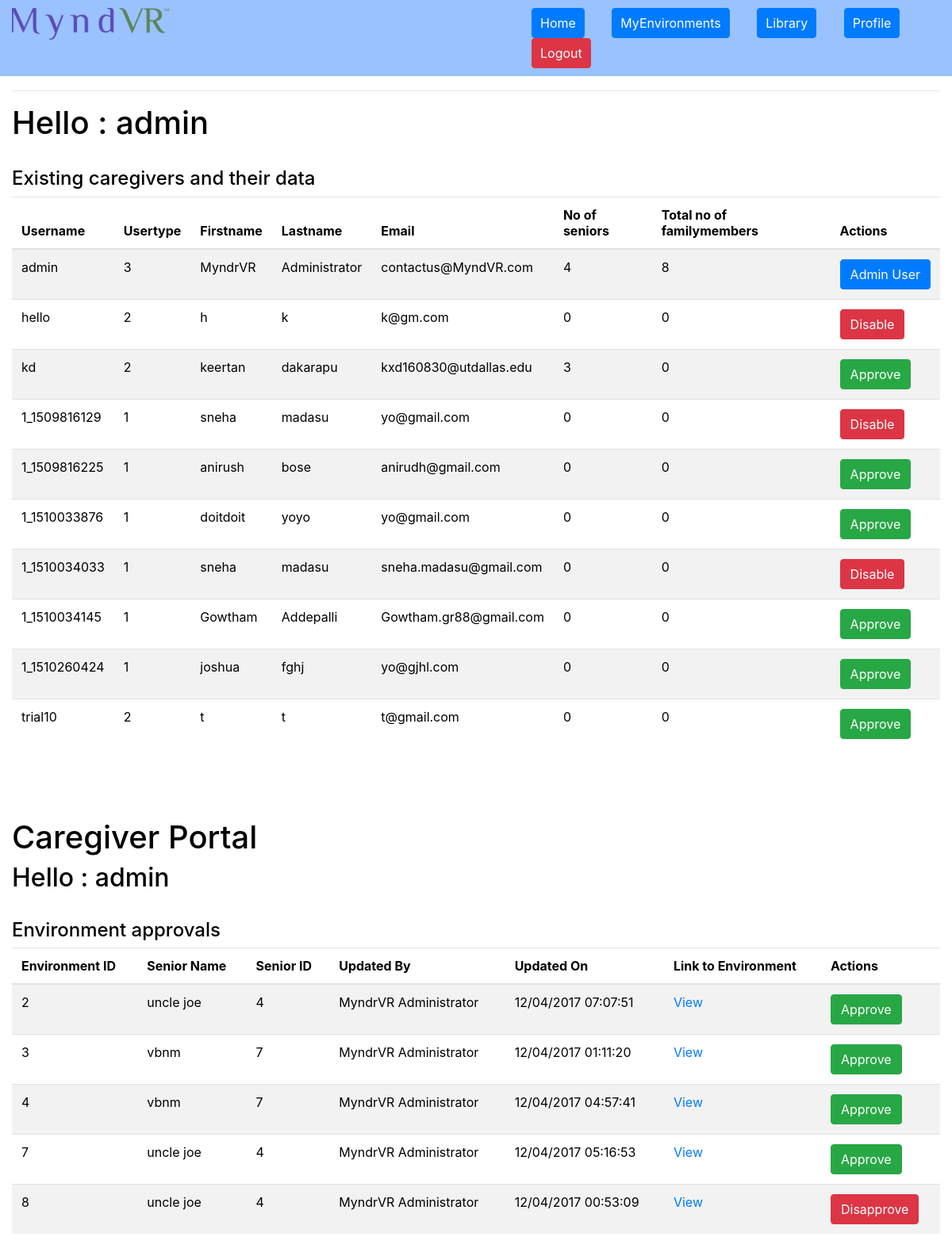
The page /index.php?pagetype=home (signed in) on the database its author committed.
### tables this page shows
CREATE TABLE `userlogin` (
  `user_id` int(4) NOT NULL,
  `username` varchar(150) NOT NULL,
  `password` varchar(150) NOT NULL,
  `usertype` int(2) NOT NULL,
  `token` varchar(200) DEFAULT '0',
  `lastlogin` varchar(100) NOT NULL DEFAULT '0',
  `flag` int(2) NOT NULL
);

CREATE TABLE `userdetails` (
  `user_id` int(4) NOT NULL,
  `username` varchar(100) NOT NULL,
  `firstname` varchar(150) NOT NULL,
  `lastname` varchar(150) NOT NULL,
  `email` varchar(200) NOT NULL,
  `createdon` varchar(100) NOT NULL
);

CREATE TABLE `env1` (
  `env_config_id` int(11) NOT NULL,
  `user_id` int(4) NOT NULL,
  `s_id` int(11) NOT NULL,
  `timestamp` varchar(100) NOT NULL,
  `flag` int(1) NOT NULL DEFAULT '0',
  `img_no` int(2) NOT NULL DEFAULT '8',
  `img_placeholder_1` int(5) NOT NULL DEFAULT '0',
  `img_placeholder_2` int(5) NOT NULL DEFAULT '0',
  `img_placeholder_3` int(5) NOT NULL DEFAULT '0',
  `img_placeholder_4` int(5) NOT NULL DEFAULT '0',
  `img_placeholder_5` int(5) NOT NULL DEFAULT '0',
  `img_placeholder_6` int(5) NOT NULL DEFAULT '0',
  `img_placeholder_7` int(5) NOT NULL DEFAULT '0',
  `img_placeholder_8` int(5) NOT NULL DEFAULT '0'
);

CREATE TABLE `seniors` (
  `s_id` int(11) NOT NULL,
  `user_id` int(6) NOT NULL,
  `profile` int(3) NOT NULL,
  `fullname` varchar(200) NOT NULL,
  `details` varchar(500) NOT NULL,
  `timestamp` varchar(100) NOT NULL,
  `flag` int(1) NOT NULL
);

### userauth.php (called while the page is built, shortened)
<?php
if(isset($_SESSION['username']))
{
$username = $_SESSION['username'];
$user_id = $_SESSION['user_id'];
}
else
{
	header('Location: index.php?pagetype=login');
}
	?>

### adminpage.php (the view)
<div class="col">
<h2>Admin Panel</h2><hr>
<h1>Hello
<?php echo ': '.$username;?></h1><br>
<div class="row">
	<h4>Existing caregivers and their data</h4>
	 <table class="table table-striped">
   <thead>
     <tr>
    <th>Username</th>
       <th>Usertype</th>
	<th>Firstname</th>
       <th>Lastname</th>
       <th>Email</th>
	<th>No of seniors</th>
	<th>Total no of familymembers</th>
	<th>Actions</th>
     </tr>
   </thead>
   <tbody>
 <?php
	$query = "Select * from userlogin natural join userdetails";
	$results = mysqli_query($con, $query);
	while($row = mysqli_fetch_array($results))
	{
		$dis_user_id = $row['user_id'];
		$dis_username = $row['username'];
		$dis_usertype = $row['usertype'];
		$dis_firstname = $row['firstname'];
		$dis_lastname = $row['lastname'];
		$dis_email = $row['email'];
		$flag = $row['flag'];
		$dis_seniorcount = 0;
		$dis_famcount = 0;
	$subquery = "Select 1 from seniors where user_id = $dis_user_id";
	$subresults = mysqli_query($con, $subquery);
	while($subrow = mysqli_fetch_array($subresults))
	{
		$dis_seniorcount = $dis_seniorcount + 1;
	}
	$subquery = "Select 1 from familymembers where user_id = $dis_user_id";
	$subresults = mysqli_query($con, $subquery);
	while($subrow = mysqli_fetch_array($subresults))
	{
		$dis_famcount = $dis_famcount + 1;
	}
  echo '
	<tr>';
	if($flag==0)
		echo '<td><i class="fa fa-circle statusred" aria-hidden="true"></i> '.$dis_username.'</td>';
    else
		echo '<td><i class="fa fa-circle statusgreen" aria-hidden="true"></i> '.$dis_username.'</td>';
	echo '<td>'.$dis_usertype.'</td>
	<td>'.$dis_firstname.'</td>
       <td>'.$dis_lastname.'</td>
       <td>'.$dis_email.'</td>
       <td>'.$dis_seniorcount.'</td>
       <td>'.$dis_famcount.'</td>';
	if($dis_usertype<3)
	{
	if($flag==0)
		echo '<td><a href="approve_backend.php?flag1='.$dis_user_id.'"><button data-id="'.$dis_user_id.'" class="btn btn-success adminapprove">Approve</button></a></td>';
	else
		echo '<td><a href="disapprove_backend.php?flag1='.$dis_user_id.'"><button data-id="'.$dis_user_id.'" class="btn btn-danger admindisable">Disable</button></a></td>';
	}
	else
	{
		echo '<td><button class="btn btn-primary">Admin User</button></td>';
	}
	echo '</tr>';
	}
    ?>
   </tbody>
 </table>
</div>
</div>

### caregiverpage.php (shortened to what this page needs)
<div class="col">
<br><br><br>
<h1>Caregiver Portal</h1>
<h2><?php echo 'Hello : '.$username;?></h2><br>
<div class="row">
	<h4>Environment approvals</h4>
	 <table class="table table-striped">
   <thead>
     <tr>
       <th>Environment ID</th>
    <th>Senior Name</th>
       <th>Senior ID</th>
	<th>Updated By</th>
       <th>Updated On</th>
	<th>Link to Environment</th>
	<th>Actions</th>
     </tr>
   </thead>
   <tbody>
 <?php
	$query = "SELECT * FROM environments where flag =1";
	$results = mysqli_query($con, $query);
	while($row = mysqli_fetch_array($results))
	{
		$tablename = $row['tablename'];
		$env_id = $row['env_id'];
		$subquery = "SELECT * FROM ".$tablename." WHERE user_id=$user_id and not flag = -2";
		$subresults = mysqli_query($con, $subquery);
		while($subrow = mysqli_fetch_array($subresults))
		{
			$dis_s_id = $subrow["s_id"];
			$dis_flag = $subrow["flag"];
			$dis_env_config_id = $subrow["env_config_id"];
			$dis_timestamp = $subrow["timestamp"];
			$dis_env_link = "index.php?pagetype=view&env_id=".$env_id."&env_config_id=".$dis_env_config_id;
			$subquery2 = "SELECT handler_id, timestamp from logfile where content_id = $dis_env_config_id order by timestamp desc limit 1";
			$subresults2 = mysqli_query($con, $subquery2);
			while($subrow2 = mysqli_fetch_array($subresults2))
			{
				$dis_handler_id = $subrow2["handler_id"];
			}
			$subquery2 = "SELECT fullname from seniors where s_id = $dis_s_id";
			$subresults2 = mysqli_query($con, $subquery2);
			while($subrow2 = mysqli_fetch_array($subresults2))
			{
				$dis_seniorname = $subrow2["fullname"];
			}
			$subquery2 = "SELECT firstname, lastname from userdetails where user_id = $dis_handler_id";
			$subresults2 = mysqli_query($con, $subquery2);
			while($subrow2 = mysqli_fetch_array($subresults2))
			{
				$dis_handler_name = $subrow2["firstname"] . ' '. $subrow2["lastname"];
			}
			echo '
				<tr>';
				if($dis_flag==0)
					echo '<td><i class="fa fa-circle statusred" aria-hidden="true"></i> '.$dis_env_config_id.'</td>';
				else
					echo '<td><i class="fa fa-circle statusgreen" aria-hidden="true"></i> '.$dis_env_config_id.'</td>';
				echo '<td>'.$dis_seniorname.'</td>
				<td>'.$dis_s_id.'</td>
				<td>'.$dis_handler_name.'</td>
				<td>'.date('m/d/Y H:i:s', $dis_timestamp).'</td>
				<td><a href="'.$dis_env_link.'">View</a></td>';
				if($dis_flag==0)
				{
					echo '<td><a href="envapprove_backend.php?env_id='.$env_id.'&env_config_id='.$dis_env_config_id.'"><button class="btn btn-success">Approve</button></a></td>';
				}
				else if($dis_flag==1)
				{
					echo '<td><a href="envdisapprove_backend.php?env_id='.$env_id.'&env_config_id='.$dis_env_config_id.'"><button class="btn btn-danger">Disapprove</button></a></td>';
				}
				else if($dis_flag==-1)
				{
					echo '<td><button class="btn btn-default">Rejected</button></td>';
				}
			  echo '</tr>';
		}
	}
    ?>
   </tbody>
 </table>
</div>
<br><br><br><br><br><br>
</div>

### css/theme.css (style rules this page uses)
body { width:100%; color:black; background-color:#ffffff; overflow-x:hidden; cursor:default; }
.row { margin-left:0px; margin-right:0px; }
a:hover,a { text-decoration:none; }

### rows shown on the page
userlogin: username "admin", usertype "3", userdetails.firstname "MyndrVR", userdetails.lastname "Administrator", userdetails.email "contactus@MyndVR.com", dis_seniorcount "4", dis_famcount "8", shows "Admin User"
userlogin: username "hello", usertype "2", userdetails.firstname "h", userdetails.lastname "k", userdetails.email "k@gm.com", dis_seniorcount "0", dis_famcount "0"
userlogin: username "kd", usertype "2", userdetails.firstname "keertan", userdetails.lastname "dakarapu", userdetails.email "kxd160830@utdallas.edu", dis_seniorcount "3", dis_famcount "0"
userlogin: username "1_1509816129", usertype "1", userdetails.firstname "sneha", userdetails.lastname "madasu", userdetails.email "yo@gmail.com", dis_seniorcount "0", dis_famcount "0"
userlogin: username "1_1509816225", usertype "1", userdetails.firstname "anirush", userdetails.lastname "bose", userdetails.email "anirudh@gmail.com", dis_seniorcount "0", dis_famcount "0"
userlogin: username "1_1510033876", usertype "1", userdetails.firstname "doitdoit", userdetails.lastname "yoyo", userdetails.email "yo@gmail.com", dis_seniorcount "0", dis_famcount "0"
userlogin: username "1_1510034033", usertype "1", userdetails.firstname "sneha", userdetails.lastname "madasu", userdetails.email "sneha.madasu@gmail.com", dis_seniorcount "0", dis_famcount "0"
userlogin: username "1_1510034145", usertype "1", userdetails.firstname "Gowtham", userdetails.lastname "Addepalli", userdetails.email "Gowtham.gr88@gmail.com", dis_seniorcount "0", dis_famcount "0"
userlogin: username "1_1510260424", usertype "1", userdetails.firstname "joshua", userdetails.lastname "fghj", userdetails.email "yo@gjhl.com", dis_seniorcount "0", dis_famcount "0"
userlogin: username "trial10", usertype "2", userdetails.firstname "t", userdetails.lastname "t", userdetails.email "t@gmail.com", dis_seniorcount "0", dis_famcount "0"
env1: env_config_id "2", s.fullname "uncle joe", s "4", user.lastname "MyndrVR Administrator", timestamp "12/04/2017 07:07:51"
env1: env_config_id "3", s.fullname "vbnm", s "7", user.lastname "MyndrVR Administrator", timestamp "12/04/2017 01:11:20"
env1: env_config_id "4", s.fullname "vbnm", s "7", user.lastname "MyndrVR Administrator", timestamp "12/04/2017 04:57:41"
env1: env_config_id "7", s.fullname "uncle joe", s "4", user.lastname "MyndrVR Administrator", timestamp "12/04/2017 05:16:53"
env1: env_config_id "8", s.fullname "uncle joe", s "4", user.lastname "MyndrVR Administrator", timestamp "12/04/2017 00:53:09"

### other values the page prints
$username "admin"
